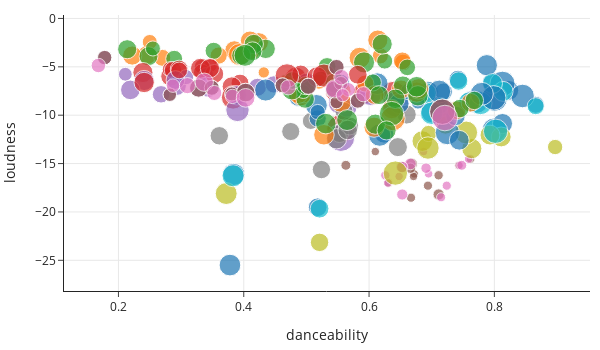

Notebook code for this chart:
### Code cell
fig = px.scatter(clash_df, x='danceability', y='loudness', 
           color='album_name', size='duration_ms',
           width=600, height=350)

fig.update_layout(showlegend=False)
fig

### Figure 1 — Plotly figure (JSON) as saved in the notebook; plotly's stock layout.template omitted (floating-point values rounded to 4 significant figures)
{"data": [{"hovertemplate": "album_name=Combat Rock + The People's Hall<br>danceability=%{x}<br>loudness=%{y}<br>duration_ms=%{marker.size}<extra></extra>", "legendgroup": "Combat Rock + The People's Hall", "marker": {"color": "#1F77B4", "size": [219947, 239800, 189000, 222427, 224667, 330467, 292040, 150013, 271147, 283347, 161080, 194733, 261427, 250613, 354747, 131613, 377720, 173013, 309573, 224947], "sizemode": "area", "sizeref": 1111.0, "symbol": "circle"}, "mode": "markers", "name": "Combat Rock + The People's Hall", "orientation": "v", "showlegend": true, "type": "scatter", "x": [0.823, 0.694, 0.742, 0.797, 0.763, 0.8, 0.772, 0.709, 0.384, 0.701, 0.866, 0.518, 0.378, 0.788, 0.813, 0.758, 0.8, 0.719, 0.845, 0.813], "xaxis": "x", "y": [-7.435, -7.559, -6.305, -6.584, -8.519, -11.54, -8.619, -8.912, -16.12, -9.631, -8.926, -19.52, -25.49, -4.833, -6.756, -8.797, -8.257, -7.582, -8.015, -10.86], "yaxis": "y"}, {"hovertemplate": "album_name=Live At Shea Stadium<br>danceability=%{x}<br>loudness=%{y}<br>duration_ms=%{marker.size}<extra></extra>", "legendgroup": "Live At Shea Stadium", "marker": {"color": "#FF7F0E", "size": [70947, 209387, 208173, 247800, 199173, 153933, 175960, 143467, 201800, 225733, 125693, 198347, 266533, 159800, 163893, 204440], "sizemode": "area", "sizeref": 1111.0, "symbol": "circle"}, "mode": "markers", "name": "Live At Shea Stadium", "orientation": "v", "showlegend": true, "type": "scatter", "x": [0.432, 0.424, 0.41, 0.585, 0.246, 0.654, 0.653, 0.618, 0.385, 0.614, 0.25, 0.412, 0.393, 0.27, 0.36, 0.222], "xaxis": "x", "y": [-5.58, -2.469, -2.296, -4.07, -3.772, -4.555, -4.38, -3.865, -3.29, -2.234, -2.434, -3.281, -3.73, -4.072, -3.839, -3.834], "yaxis": "y"}, {"hovertemplate": "album_name=Live at Shea Stadium (Remastered)<br>danceability=%{x}<br>loudness=%{y}<br>duration_ms=%{marker.size}<extra></extra>", "legendgroup": "Live at Shea Stadium (Remastered)", "marker": {"color": "#2CA02C", "size": [70947, 209387, 208173, 247800, 199173, 153933, 175960, 143467, 201787, 225747, 126040, 198333, 266573, 159427, 164933, 203560], "sizemode": "area", "sizeref": 1111.0, "symbol": "circle"}, "mode": "markers", "name": "Live at Shea Stadium (Remastered)", "orientation": "v", "showlegend": true, "type": "scatter", "x": [0.466, 0.435, 0.416, 0.592, 0.248, 0.661, 0.533, 0.625, 0.396, 0.621, 0.255, 0.414, 0.402, 0.289, 0.352, 0.214], "xaxis": "x", "y": [-6.364, -3.141, -2.641, -4.542, -3.903, -5.055, -4.963, -4.407, -3.837, -2.655, -3.103, -3.397, -3.813, -4.167, -3.35, -3.181], "yaxis": "y"}, {"hovertemplate": "album_name=From Here To Eternity Live<br>danceability=%{x}<br>loudness=%{y}<br>duration_ms=%{marker.size}<extra></extra>", "legendgroup": "From Here To Eternity Live", "marker": {"color": "#D62728", "size": [225600, 123800, 103827, 210000, 126707, 268067, 178493, 167040, 154267, 209240, 305133, 283667, 216067, 369133, 245027, 178200, 444573], "sizemode": "area", "sizeref": 1111.0, "symbol": "circle"}, "mode": "markers", "name": "From Here To Eternity Live", "orientation": "v", "showlegend": true, "type": "scatter", "x": [0.239, 0.333, 0.347, 0.283, 0.282, 0.592, 0.394, 0.287, 0.333, 0.381, 0.383, 0.548, 0.55, 0.639, 0.483, 0.297, 0.555], "xaxis": "x", "y": [-5.589, -4.979, -4.843, -5.976, -5.25, -7.697, -6.682, -5.339, -5.569, -7.038, -8.158, -7.486, -7.356, -7.831, -6.117, -5.238, -11.41], "yaxis": "y"}, {"hovertemplate": "album_name=From Here to Eternity (Live) [Remastered]<br>danceability=%{x}<br>loudness=%{y}<br>duration_ms=%{marker.size}<extra></extra>", "legendgroup": "From Here to Eternity (Live) [Remastered]", "marker": {"color": "#9467BD", "size": [226213, 122827, 105293, 209293, 126813, 265947, 180280, 167240, 155880, 209333, 304640, 282960, 215520, 369600, 245227, 195080, 428373, 213333, 169360], "sizemode": "area", "sizeref": 1111.0, "symbol": "circle"}, "mode": "markers", "name": "From Here to Eternity (Live) [Remastered]", "orientation": "v", "showlegend": true, "type": "scatter", "x": [0.241, 0.34, 0.211, 0.293, 0.308, 0.602, 0.422, 0.448, 0.344, 0.389, 0.39, 0.553, 0.565, 0.643, 0.501, 0.291, 0.555, 0.219, 0.268], "xaxis": "x", "y": [-6.414, -5.845, -5.768, -6.954, -6.066, -7.867, -7.113, -6.82, -7.289, -7.945, -9.454, -8.718, -9.183, -8.868, -6.742, -6.366, -12.31, -7.384, -7.84], "yaxis": "y"}, {"hovertemplate": "album_name=Raw and Unfiltered<br>danceability=%{x}<br>loudness=%{y}<br>duration_ms=%{marker.size}<extra></extra>", "legendgroup": "Raw and Unfiltered", "marker": {"color": "#8C564B", "size": [46747, 48849, 76843, 69836, 38639, 39606, 40941, 41842, 47314, 39473, 55155, 60794, 41008, 71905], "sizemode": "area", "sizeref": 1111.0, "symbol": "circle"}, "mode": "markers", "name": "Raw and Unfiltered", "orientation": "v", "showlegend": true, "type": "scatter", "x": [0.667, 0.711, 0.668, 0.711, 0.743, 0.61, 0.672, 0.631, 0.694, 0.671, 0.563, 0.666, 0.762, 0.652], "xaxis": "x", "y": [-18.53, -16.21, -15.04, -18.19, -15.18, -13.76, -16.06, -17.0, -17.29, -16.33, -15.18, -15.48, -14.54, -15.34], "yaxis": "y"}, {"hovertemplate": "album_name=Raw and Unfiltered: The Interviews<br>danceability=%{x}<br>loudness=%{y}<br>duration_ms=%{marker.size}<extra></extra>", "legendgroup": "Raw and Unfiltered: The Interviews", "marker": {"color": "#E377C2", "size": [46747, 48849, 76843, 69836, 38639, 39606, 40941, 41842, 47314, 39473, 55155, 60794, 41008, 71905], "sizemode": "area", "sizeref": 1111.0, "symbol": "circle"}, "mode": "markers", "name": "Raw and Unfiltered: The Interviews", "orientation": "v", "showlegend": true, "type": "scatter", "x": [0.715, 0.626, 0.666, 0.653, 0.744, 0.687, 0.695, 0.63, 0.724, 0.648, 0.748, 0.691, 0.759, 0.653], "xaxis": "x", "y": [-18.48, -16.21, -15.04, -18.2, -15.18, -13.76, -16.05, -17.0, -17.29, -16.33, -15.18, -15.47, -14.54, -15.37], "yaxis": "y"}, {"hovertemplate": "album_name=Cut The Crap<br>danceability=%{x}<br>loudness=%{y}<br>duration_ms=%{marker.size}<extra></extra>", "legendgroup": "Cut The Crap", "marker": {"color": "#7F7F7F", "size": [180293, 189693, 182693, 181507, 202467, 181600, 230600, 189200, 187627, 205160, 212373, 159133], "sizemode": "area", "sizeref": 1111.0, "symbol": "circle"}, "mode": "markers", "name": "Cut The Crap", "orientation": "v", "showlegend": true, "type": "scatter", "x": [0.553, 0.361, 0.475, 0.569, 0.646, 0.56, 0.548, 0.714, 0.524, 0.66, 0.566, 0.507], "xaxis": "x", "y": [-11.89, -12.13, -11.69, -11.11, -13.3, -9.587, -12.44, -10.28, -15.62, -9.929, -11.53, -10.6], "yaxis": "y"}, {"hovertemplate": "album_name=Combat Rock<br>danceability=%{x}<br>loudness=%{y}<br>duration_ms=%{marker.size}<extra></extra>", "legendgroup": "Combat Rock", "marker": {"color": "#BCBD22", "size": [219307, 237160, 187893, 220333, 226307, 330027, 292133, 145693, 266533, 279400, 130640, 189107], "sizemode": "area", "sizeref": 1111.0, "symbol": "circle"}, "mode": "markers", "name": "Combat Rock", "orientation": "v", "showlegend": true, "type": "scatter", "x": [0.811, 0.685, 0.722, 0.793, 0.764, 0.642, 0.755, 0.695, 0.372, 0.694, 0.897, 0.521], "xaxis": "x", "y": [-12.25, -12.67, -11.01, -12.05, -13.45, -15.98, -11.79, -11.89, -18.1, -13.4, -13.29, -23.14], "yaxis": "y"}, {"hovertemplate": "album_name=Combat Rock (Remastered)<br>danceability=%{x}<br>loudness=%{y}<br>duration_ms=%{marker.size}<extra></extra>", "legendgroup": "Combat Rock (Remastered)", "marker": {"color": "#17BECF", "size": [220907, 239813, 188987, 222427, 224240, 330507, 292027, 150000, 271133, 283373, 162000, 195840], "sizemode": "area", "sizeref": 1111.0, "symbol": "circle"}, "mode": "markers", "name": "Combat Rock (Remastered)", "orientation": "v", "showlegend": true, "type": "scatter", "x": [0.814, 0.691, 0.743, 0.797, 0.759, 0.802, 0.778, 0.714, 0.383, 0.7, 0.866, 0.521], "xaxis": "x", "y": [-7.538, -7.717, -6.465, -6.727, -8.654, -11.66, -8.761, -9.021, -16.26, -9.795, -9.069, -19.66], "yaxis": "y"}, {"hovertemplate": "album_name=Sandinista! (Remastered)<br>danceability=%{x}<br>loudness=%{y}<br>duration_ms=%{marker.size}<extra></extra>", "legendgroup": "Sandinista! (Remastered)", "marker": {"color": "#1F77B4", "size": [333520, 261813, 292187, 185453, 102200, 223333, 206453, 165133, 328187, 214387, 211720, 217693, 291587, 272213, 162427, 264267, 276200, 241627, 196920, 129627], "sizemode": "area", "sizeref": 1111.0, "symbol": "circle"}, "mode": "markers", "name": "Sandinista! (Remastered)", "orientation": "v", "showlegend": true, "type": "scatter", "x": [0.799, 0.613, 0.78, 0.485, 0.678, 0.648, 0.624, 0.518, 0.725, 0.486, 0.738, 0.744, 0.712, 0.435, 0.664, 0.516, 0.617, 0.488, 0.554, 0.518], "xaxis": "x", "y": [-8.208, -6.74, -7.791, -7.235, -8.669, -8.801, -11.9, -10.34, -11.8, -7.678, -10.08, -12.59, -7.556, -7.398, -7.536, -8.984, -12.06, -8.018, -6.711, -9.677], "yaxis": "y"}, {"hovertemplate": "album_name=London Calling (Remastered)<br>danceability=%{x}<br>loudness=%{y}<br>duration_ms=%{marker.size}<extra></extra>", "legendgroup": "London Calling (Remastered)", "marker": {"color": "#FF7F0E", "size": [200480, 128267, 234333, 163933, 208867, 198867, 234600, 226947, 229213, 192440, 191493, 235000, 107813, 229493, 243067, 175773, 186027, 333293, 194667], "sizemode": "area", "sizeref": 1111.0, "symbol": "circle"}, "mode": "markers", "name": "London Calling (Remastered)", "orientation": "v", "showlegend": true, "type": "scatter", "x": [0.651, 0.52, 0.528, 0.594, 0.636, 0.609, 0.555, 0.608, 0.676, 0.74, 0.491, 0.679, 0.496, 0.487, 0.555, 0.467, 0.498, 0.638, 0.762], "xaxis": "x", "y": [-7.34, -6.534, -12.02, -6.723, -9.37, -7.902, -7.534, -11.24, -7.61, -9.487, -8.077, -7.28, -8.009, -7.743, -8.615, -6.813, -7.251, -10.34, -8.712], "yaxis": "y"}, {"hovertemplate": "album_name=London Calling (Expanded Edition)<br>danceability=%{x}<br>loudness=%{y}<br>duration_ms=%{marker.size}<extra></extra>", "legendgroup": "London Calling (Expanded Edition)", "marker": {"color": "#2CA02C", "size": [199733, 128227, 234933, 164040, 209133, 198867, 234693, 227133, 229133, 189667, 190800, 235067, 107933, 229507, 243093, 175800, 186067, 333400, 189600, 203573], "sizemode": "area", "sizeref": 1111.0, "symbol": "circle"}, "mode": "markers", "name": "London Calling (Expanded Edition)", "orientation": "v", "showlegend": true, "type": "scatter", "x": [0.654, 0.523, 0.531, 0.606, 0.642, 0.616, 0.546, 0.61, 0.678, 0.745, 0.498, 0.676, 0.495, 0.477, 0.565, 0.478, 0.499, 0.636, 0.768, 0.628], "xaxis": "x", "y": [-6.92, -6.234, -10.87, -6.617, -8.302, -7.929, -6.678, -10.93, -7.995, -9.311, -8.328, -7.058, -7.558, -7.378, -10.5, -6.414, -6.941, -9.838, -8.474, -11.57], "yaxis": "y"}, {"hovertemplate": "album_name=Give 'Em Enough Rope (Remastered)<br>danceability=%{x}<br>loudness=%{y}<br>duration_ms=%{marker.size}<extra></extra>", "legendgroup": "Give 'Em Enough Rope (Remastered)", "marker": {"color": "#D62728", "size": [230680, 155293, 197440, 183067, 313360, 195240, 223733, 220587, 205000, 298453], "sizemode": "area", "sizeref": 1111.0, "symbol": "circle"}, "mode": "markers", "name": "Give 'Em Enough Rope (Remastered)", "orientation": "v", "showlegend": true, "type": "scatter", "x": [0.241, 0.297, 0.353, 0.491, 0.469, 0.582, 0.331, 0.517, 0.346, 0.528], "xaxis": "x", "y": [-6.618, -5.373, -5.737, -5.756, -5.908, -5.818, -5.155, -6.03, -5.144, -5.906], "yaxis": "y"}, {"hovertemplate": "album_name=The Clash (UK Version)<br>danceability=%{x}<br>loudness=%{y}<br>duration_ms=%{marker.size}<extra></extra>", "legendgroup": "The Clash (UK Version)", "marker": {"color": "#9467BD", "size": [125400, 180307, 144773, 115160, 124600, 100267, 183733, 131000, 111667, 126067, 104693, 360200, 94800, 192533], "sizemode": "area", "sizeref": 1111.0, "symbol": "circle"}, "mode": "markers", "name": "The Clash (UK Version)", "orientation": "v", "showlegend": true, "type": "scatter", "x": [0.582, 0.545, 0.503, 0.178, 0.462, 0.282, 0.328, 0.548, 0.381, 0.349, 0.555, 0.717, 0.548, 0.403], "xaxis": "x", "y": [-8.501, -7.395, -7.013, -4.046, -6.913, -7.882, -7.2, -5.033, -7.806, -7.166, -6.708, -9.637, -8.664, -7.659], "yaxis": "y"}, {"hovertemplate": "album_name=The Clash<br>danceability=%{x}<br>loudness=%{y}<br>duration_ms=%{marker.size}<extra></extra>", "legendgroup": "The Clash", "marker": {"color": "#8C564B", "size": [125400, 180307, 144773, 115160, 124600, 100267, 183733, 131000, 111667, 126067, 104693, 360200, 94800, 192533], "sizemode": "area", "sizeref": 1111.0, "symbol": "circle"}, "mode": "markers", "name": "The Clash", "orientation": "v", "showlegend": true, "type": "scatter", "x": [0.582, 0.545, 0.503, 0.178, 0.462, 0.282, 0.328, 0.548, 0.381, 0.349, 0.555, 0.717, 0.548, 0.403], "xaxis": "x", "y": [-8.501, -7.395, -7.013, -4.046, -6.913, -7.882, -7.2, -5.033, -7.806, -7.166, -6.708, -9.637, -8.664, -7.659], "yaxis": "y"}, {"hovertemplate": "album_name=The Clash (Remastered)<br>danceability=%{x}<br>loudness=%{y}<br>duration_ms=%{marker.size}<extra></extra>", "legendgroup": "The Clash (Remastered)", "marker": {"color": "#E377C2", "size": [128720, 183373, 144600, 116440, 126907, 101387, 186627, 131280, 114347, 126307, 107067, 363373, 96400, 194160], "sizemode": "area", "sizeref": 1111.0, "symbol": "circle"}, "mode": "markers", "name": "The Clash (Remastered)", "orientation": "v", "showlegend": true, "type": "scatter", "x": [0.591, 0.545, 0.31, 0.168, 0.471, 0.287, 0.337, 0.556, 0.382, 0.353, 0.567, 0.721, 0.558, 0.403], "xaxis": "x", "y": [-7.83, -7.27, -6.943, -4.862, -7.123, -6.944, -6.59, -6.082, -8.056, -7.702, -7.35, -10.29, -7.935, -8.208], "yaxis": "y"}], "layout": {"height": 350, "legend": {"itemsizing": "constant", "title": {"text": "album_name"}, "tracegroupgap": 0}, "showlegend": false, "width": 600, "xaxis": {"anchor": "y", "domain": [0, 1], "title": {"text": "danceability"}}, "yaxis": {"anchor": "x", "domain": [0, 1], "title": {"text": "loudness"}}}}
